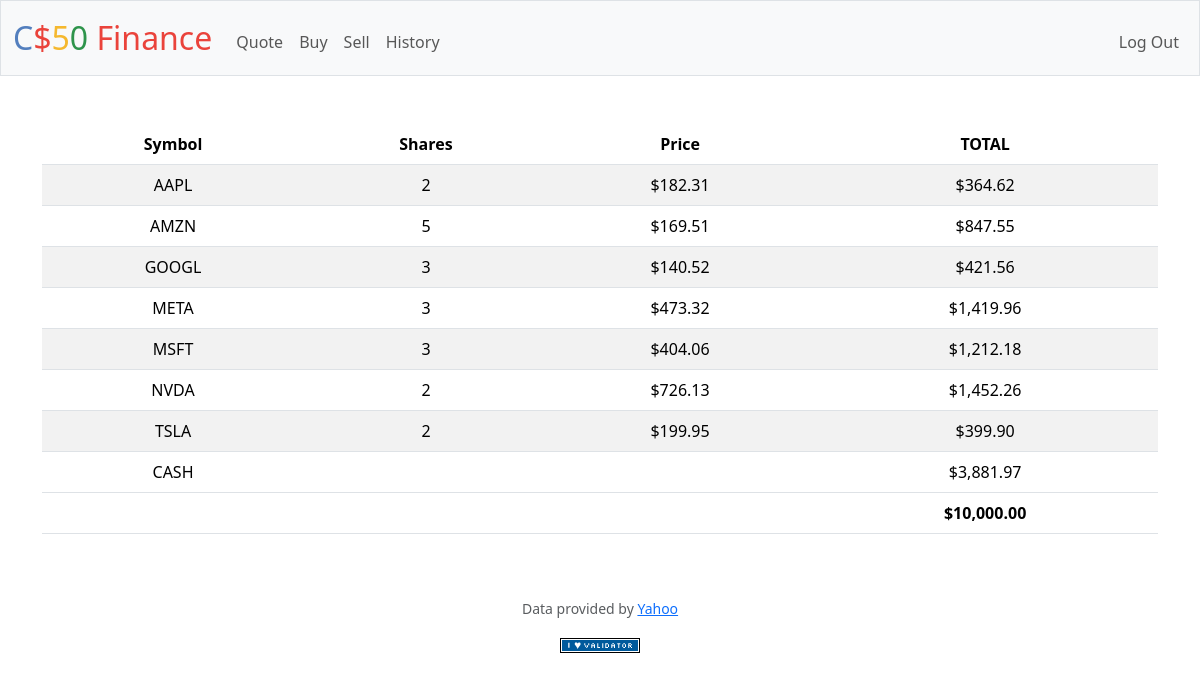
Page / (signed in) on the committed database.
### tables this page shows
CREATE TABLE transactions (
id INTEGER PRIMARY KEY AUTOINCREMENT,
user_id INTEGER NOT NULL,
shares INTEGER NOT NULL,
price NUMERIC NOT NULL,
type TEXT NOT NULL,
symbol TEXT NOT NULL,
time TIMESTAMP DEFAULT CURRENT_TIMESTAMP,
FOREIGN KEY(user_id) REFERENCES users(id)
);

CREATE TABLE users (id INTEGER PRIMARY KEY AUTOINCREMENT NOT NULL, username TEXT NOT NULL, hash TEXT NOT NULL, cash NUMERIC NOT NULL DEFAULT 10000.00);

### app.py (the view)
@app.route("/")
@login_required
def index():
    user_id = session["user_id"]
    stocks = db.execute("SELECT symbol, price, SUM(shares) as totalShares FROM transactions WHERE user_id = ? GROUP BY symbol", user_id)
    cash = db.execute("SELECT cash FROM users WHERE id = ?", user_id)[0]["cash"]
    total = cash
    for stock in stocks:
        total += stock["price"] * stock["totalShares"]
    return render_template("index.html", stocks=stocks, cash=cash, usd=usd, total=total)

### app.py (called while the page is built)
@app.after_request
def after_request(response):
    response.headers["Cache-Control"] = "no-cache, no-store, must-revalidate"
    response.headers["Expires"] = 0
    response.headers["Pragma"] = "no-cache"
    return response

### helpers.py (called while the page is built)
def login_required(f):
    @wraps(f)
    def decorated_function(*args, **kwargs):
        if session.get("user_id") is None:
            return redirect("/login")
        return f(*args, **kwargs)
    return decorated_function

def usd(value):
    return f"${value:,.2f}"

### templates/index.html (shortened to what this page needs)
<!DOCTYPE html>
{% extends "layout.html" %}
{% block main %}
    <table class="table table-striped">
        <thead>
            <tr>
                <th>Symbol</th>
                <th>Shares</th>
                <th>Price</th>
                <th>TOTAL</th>
            </tr>
        </thead>
        <tbody>
            {% for stock in stocks %}
                <tr>
                    <td> {{ stock["symbol"] }} </td>
                    <td> {{ stock["totalShares"] }} </td>
                    <td> {{ usd(stock["price"]) }} </td>
                    <td> {{ usd(stock["totalShares"] * stock["price"]) }} </td>
                </tr>
            {% endfor %}
            <tr>
                <td>CASH</td>
                <td colspan="2"></td>
                <td>{{ usd(cash) }}</td>
            </tr>
        </tbody>
        <tfoot>
            <td colspan="3"></td>
            <td>
                <strong>{{ usd(total) }}</strong>
            </td>
        </tfoot>
    </table>
{% endblock %}

### templates/layout.html (shortened to what this page needs)
<!DOCTYPE html>
<html lang="en">
    <head>
        <link href="https://cdn.jsdelivr.net/npm/bootstrap@5.3.2/dist/css/bootstrap.min.css" rel="stylesheet">
        <link href="/static/styles.css" rel="stylesheet">
    </head>
    <body>
        <nav class="bg-light border navbar navbar-expand-md navbar-light">
            <div class="container-fluid">
                <a class="navbar-brand" href="/"><span class="blue">C</span><span class="red">$</span><span class="yellow">5</span><span class="green">0</span> <span class="red">Finance</span></a>
                <div class="collapse navbar-collapse" id="navbar">
                    {% if session["user_id"] %}
                        <ul class="navbar-nav me-auto mt-2">
                            <li class="nav-item"><a class="nav-link" href="/quote">Quote</a></li>
                            <li class="nav-item"><a class="nav-link" href="/buy">Buy</a></li>
                            <li class="nav-item"><a class="nav-link" href="/sell">Sell</a></li>
                            <li class="nav-item"><a class="nav-link" href="/history">History</a></li>
                        </ul>
                        <ul class="navbar-nav ms-auto mt-2">
                            <li class="nav-item"><a class="nav-link" href="/logout">Log Out</a></li>
                        </ul>
                    {% else %}
                        <ul class="navbar-nav ms-auto mt-2">
                            <li class="nav-item"><a class="nav-link" href="/register">Register</a></li>
                            <li class="nav-item"><a class="nav-link" href="/login">Log In</a></li>
                        </ul>
                    {% endif %}
                </div>
            </div>
        </nav>
        <main class="container py-5 text-center">
            {% block main %}{% endblock %}
        </main>
        <footer class="mb-5">
            <p class="mb-3 small text-center text-muted">
                Data provided by <a href="https://finance.yahoo.com/">Yahoo</a>
            </p>
            <form action="https://validator.w3.org/check" class="text-center" enctype="multipart/form-data" method="post" target="_blank">
                <input alt="Validate" src="/static/I_heart_validator.png" type="image">
            </form>
        </footer>
    </body>
</html>

### static/styles.css (style rules this page uses)
nav .navbar-brand { font-size: xx-large; }
nav .navbar-brand .blue { color: #537fbe; }
nav .navbar-brand .red { color: #ea433b; }
nav .navbar-brand .yellow { color: #f5b82e; }
nav .navbar-brand .green { color: #2e944b; }

### rows in the picture
transactions: symbol "AAPL", totalShares "2", price "$182.31", totalShares "$364.62"
transactions: symbol "AMZN", totalShares "5", price "$169.51", totalShares "$847.55"
transactions: symbol "META", totalShares "3", price "$473.32", totalShares "$1,419.96"
transactions: symbol "MSFT", totalShares "3", price "$404.06", totalShares "$1,212.18"
transactions: symbol "NVDA", totalShares "2", price "$726.13", totalShares "$1,452.26"
users: cash "$3,881.97"

### other values in the picture
{{ stock["symbol"] }} "GOOGL" "TSLA"
{{ stock["totalShares"] }} "3" "2"
{{ usd(stock["price"]) }} "$140.52" "$199.95"
{{ usd(stock["totalShares"] * stock["price"]) }} "$421.56" "$399.90"
{{ usd(total) }} "$10,000.00"
